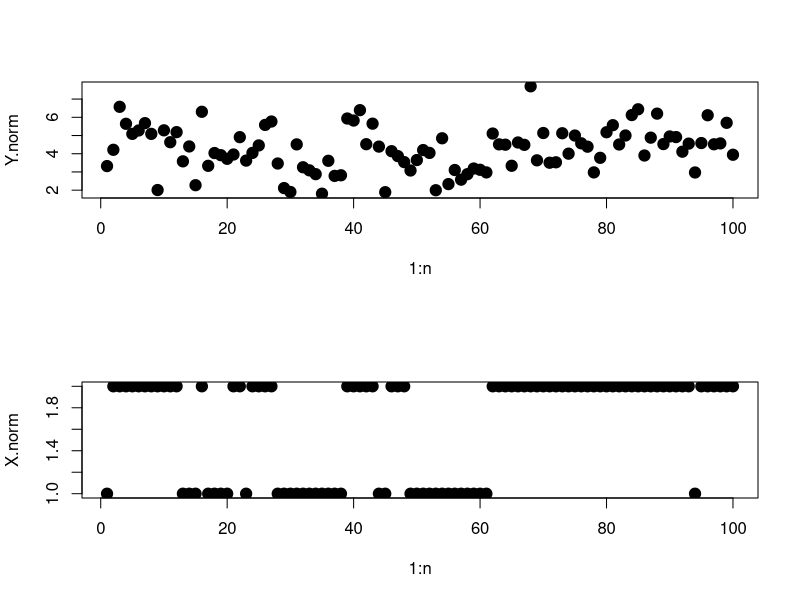
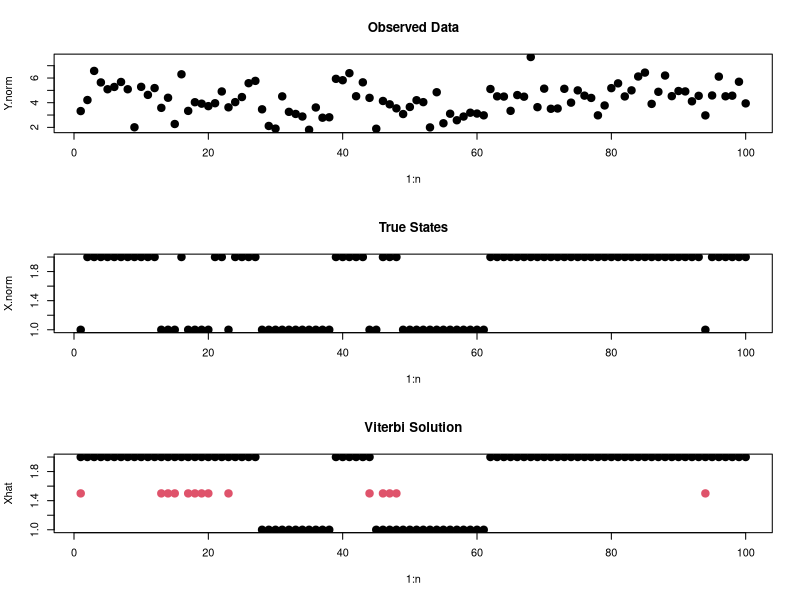
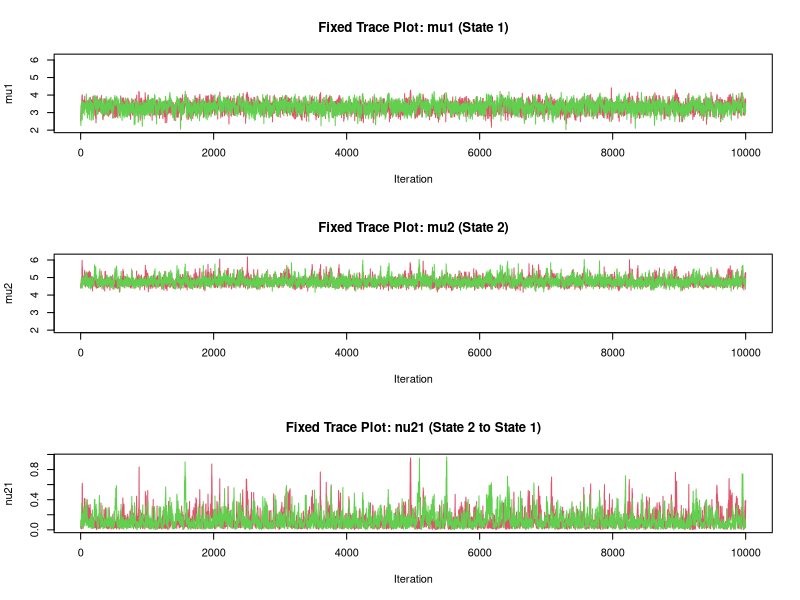
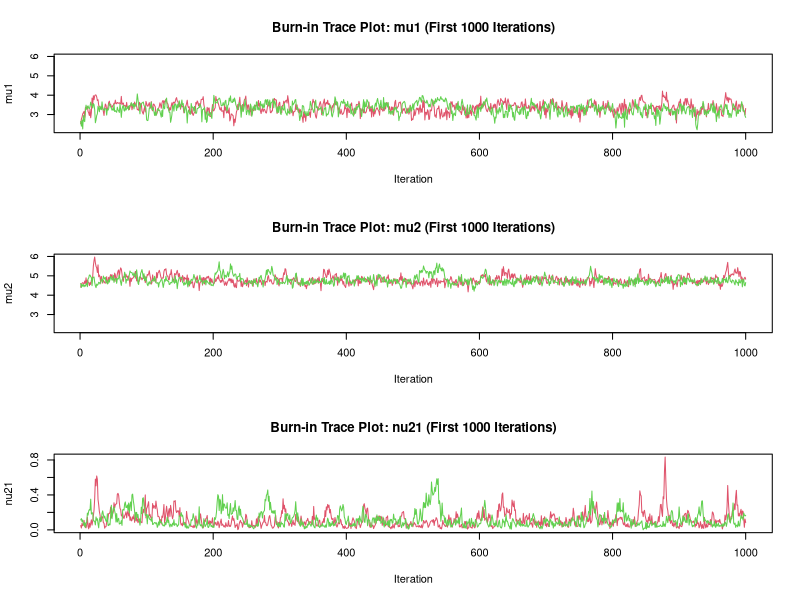
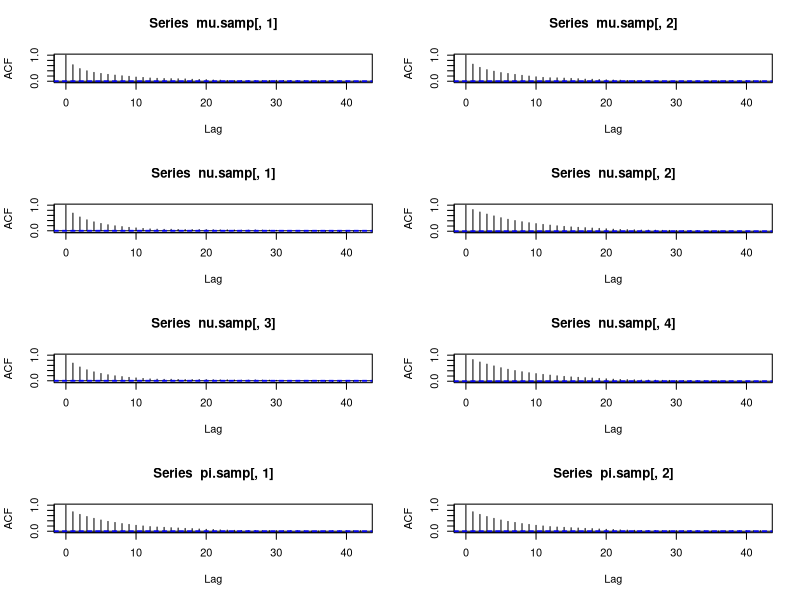
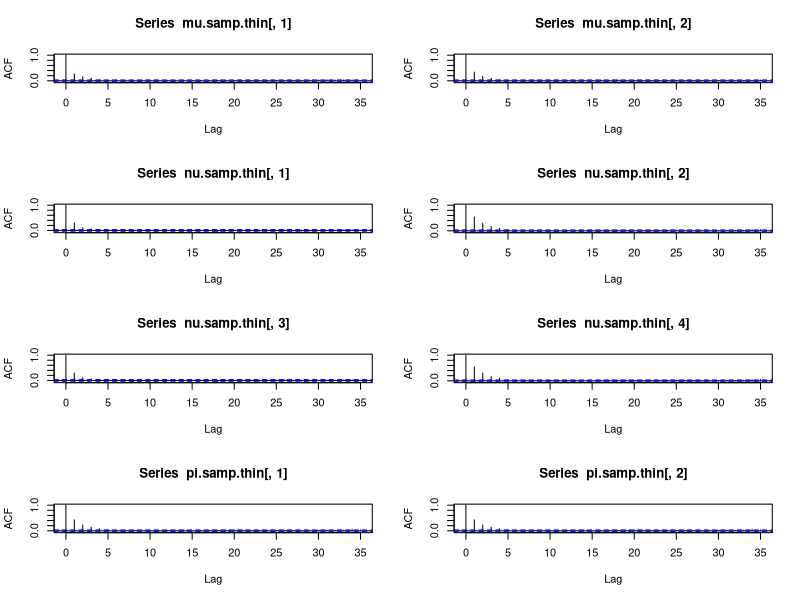
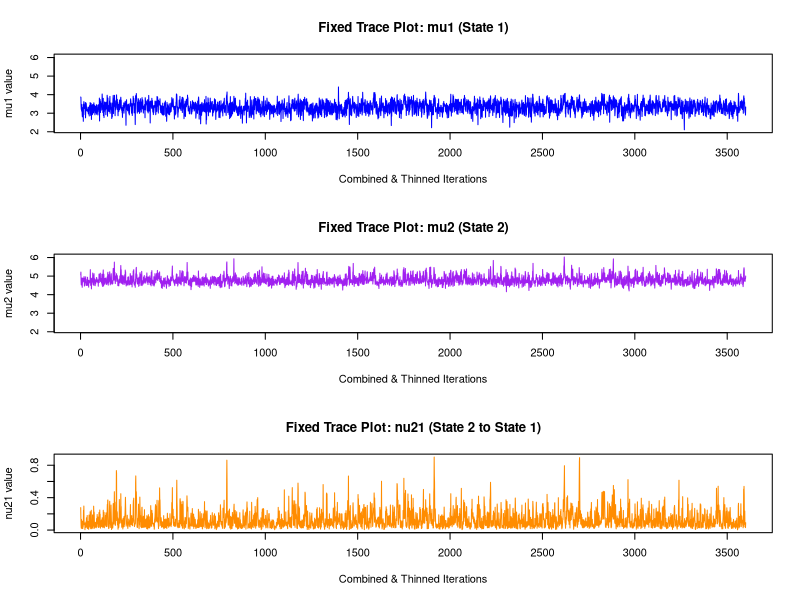
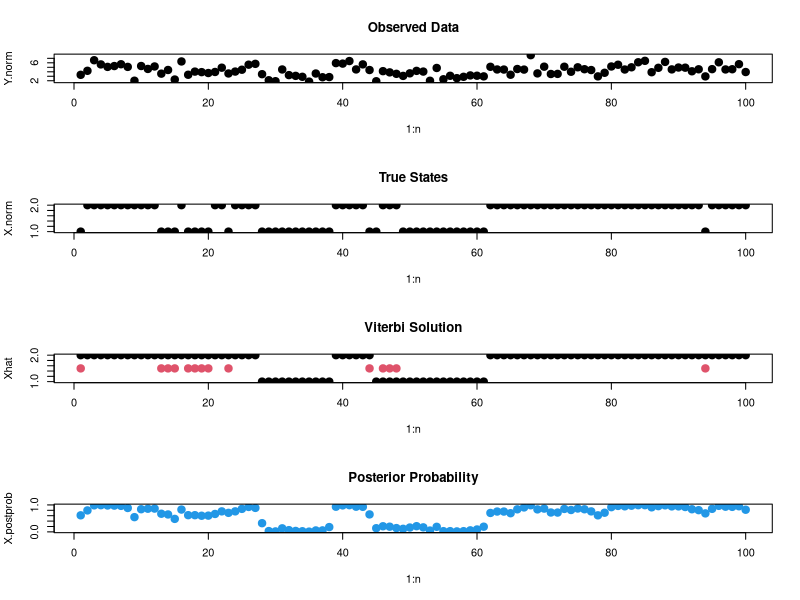

The R script that drew these images, in order:
## ---- chunk 1
knitr::opts_chunk$set(
    echo = FALSE,
    fig.align = "center",
    out.width = "75%",
    fig.pos = "H"
)
## ---- chunk 2
#################################################
#### READING IN DATA GENERATED FROM HMM WITH ####
#### NORMAL NOISE: mu=(3,5),nu[1,1] = 0.9    ####
#################################################

data <- read.table("data/hmm.norm.txt", header = F)
Y.norm <- data[, 1]
X.norm <- data[, 2]

truemu <- c(3, 5)
truenu <- rbind(c(0.9, 0.1), c(0.1, 0.9))
truepi <- c(0.5, 0.5)

n <- 100
m <- 2

par(mfrow = c(2, 1))
plot(1:n, Y.norm, pch = 19, cex = 1.5)
plot(1:n, X.norm, pch = 19, cex = 1.5)
## ---- chunk 3
#################################################
####### VITERBI ALGORITHM FOR NORMAL DATA #######
#################################################

norm.density <- function(obs, state, mu) {
    if (state == 1) {
        out <- dnorm(obs, mean = mu[1], sd = 1)
    }
    if (state == 2) {
        out <- dnorm(obs, mean = mu[2], sd = 1)
    }
    out
}

delta <- matrix(NA, nrow = n, ncol = m)
## Initialization:
for (i in 1:m) {
    delta[1, i] <- truepi[i] * norm.density(Y.norm[1], i, truemu)
}
## Recursion:
for (t in 2:n) {
    for (i in 1:m) {
        temp <- rep(NA, m)
        for (j in 1:m) {
            temp[j] <- delta[t - 1, j] * truenu[j, i] * norm.density(Y.norm[t], i, truemu)
        }
        delta[t, i] <- max(temp)
    }
}
## Tracing Back:
Xhat <- rep(NA, n)
Xhat[n] <- which(delta[n, ] == max(delta[n, ]))
for (t in (n - 1):1) {
    temp <- rep(NA, m)
    for (j in 1:m) {
        temp[j] <- delta[t, j] * truenu[j, Xhat[t + 1]]
    }
    Xhat[t] <- which(temp == max(temp))
}

### checking our inferred states
par(mfrow = c(3, 1))
plot(1:n, Y.norm, pch = 19, main = "Observed Data", cex = 1.5)
plot(1:n, X.norm, pch = 19, main = "True States", cex = 1.5)
plot(1:n, Xhat, pch = 19, main = "Viterbi Solution", cex = 1.5)
for (i in 1:n) {
    if (Xhat[i] != X.norm[i]) {
        points(i, 1.5, col = 2, pch = 19, cex = 1.5)
    }
}
## ---- chunk 4
#################################################
#### FULL POSTERIOR SAMPLING FOR NORMAL DATA ####
#################################################

numsamp <- 10000
X.samp <- matrix(NA, nrow = numsamp, ncol = n)
nu.samp <- matrix(NA, nrow = numsamp, ncol = m * m)
pi.samp <- matrix(NA, nrow = numsamp, ncol = m)
mu.samp <- matrix(NA, nrow = numsamp, ncol = m)

curnu <- rbind(c(0.75, 0.25), c(0.25, 0.75))
curpi <- c(0.5, 0.5)
curmu <- c(2, 4)
curX <- rep(NA, n)

for (iter in 1:numsamp) {
    #### Forward Algorithm ####
    alpha <- matrix(NA, nrow = n, ncol = m)
    for (i in 1:m) {
        alpha[1, i] <- curpi[i] * norm.density(Y.norm[1], i, curmu)
    }
    for (t in 2:n) {
        for (i in 1:m) {
            temp <- rep(NA, m)
            for (j in 1:m) {
                temp[j] <- alpha[t - 1, j] * curnu[j, i] * norm.density(Y.norm[t], i, curmu)
            }
            alpha[t, i] <- sum(temp)
        }
    }
    #### Backwards Sampling ####
    probvec <- alpha[n, ] / sum(alpha[n, ])
    curX[n] <- sample(1:m, size = 1, prob = probvec)
    for (t in (n - 1):1) {
        probvec <- rep(NA, m)
        for (i in 1:m) {
            probvec[i] <- alpha[t, i] * curnu[i, curX[t + 1]]
        }
        probvec <- probvec / sum(probvec)
        curX[t] <- sample(1:m, size = 1, prob = probvec)
    }
    #### Calculating N matrix ####
    Nmat <- matrix(NA, nrow = m, ncol = m)
    for (j in 1:m) {
        for (k in 1:m) {
            Nmat[j, k] <- 0
            for (t in 2:n) {
                if (curX[t - 1] == j && curX[t] == k) {
                    Nmat[j, k] <- Nmat[j, k] + 1
                }
            }
        }
    }
    #### Sampling Nu rows from Dirichlet (via Gammas) ####
    for (j in 1:m) {
        for (k in 1:m) {
            curnu[j, k] <- rgamma(1, shape = (Nmat[j, k] + 1), rate = 1)
        }
        curnu[j, ] <- curnu[j, ] / sum(curnu[j, ])
    }
    #### Calculating N vector ####
    Nvec <- rep(NA, m)
    for (j in 1:m) {
        Nvec[j] <- sum(curX == j)
    }
    #### Sampling pi from Dirichlet (via Gammas) ####
    for (j in 1:m) {
        curpi[j] <- rgamma(1, shape = (Nvec[j] + 1), rate = 1)
    }
    curpi <- curpi / sum(curpi)
    #### Sampling means of emission model
    # for (j in 1:m){
    # 	curmean <- mean(Y.norm[curX==j])
    # 	curvar <- 1/sum(curX==j)
    # 	curmu[j] <- rnorm(1,curmean,sqrt(curvar))
    # }
    ## -- C1: SAMPLE EMISSION MEANS (FIXED) --
    for (j in 1:m) {
        n_obs_in_state <- sum(curX == j)

        if (n_obs_in_state > 0) {
            # Standard update if the state has at least one observation
            curmean <- mean(Y.norm[curX == j])
            curvar <- 1 / n_obs_in_state
            curmu[j] <- rnorm(1, curmean, sqrt(curvar))
        } else {
            # FIX: If the state is completely empty, we have no data to update it.
            # Keep the mean from the previous iteration to prevent NAs.
            curmu[j] <- curmu[j]
        }
    }
    #### Storing parameter values
    X.samp[iter, ] <- curX
    nu.samp[iter, ] <- as.vector(curnu)
    pi.samp[iter, ] <- curpi
    mu.samp[iter, ] <- curmu
    # print(iter)
}

X.samp1 <- X.samp
nu.samp1 <- nu.samp
pi.samp1 <- pi.samp
mu.samp1 <- mu.samp

### re-running with different starting values

curnu <- rbind(c(0.5, 0.5), c(0.5, 0.5))
curpi <- c(0.25, 0.75)
curmu <- c(1, 5)
curX <- rep(NA, n)

for (iter in 1:numsamp) {
    #### Forward Algorithm ####
    alpha <- matrix(NA, nrow = n, ncol = m)
    for (i in 1:m) {
        alpha[1, i] <- curpi[i] * norm.density(Y.norm[1], i, curmu)
    }
    for (t in 2:n) {
        for (i in 1:m) {
            temp <- rep(NA, m)
            for (j in 1:m) {
                temp[j] <- alpha[t - 1, j] * curnu[j, i] * norm.density(Y.norm[t], i, curmu)
            }
            alpha[t, i] <- sum(temp)
        }
    }
    #### Backwards Sampling ####
    probvec <- alpha[n, ] / sum(alpha[n, ])
    curX[n] <- sample(1:m, size = 1, prob = probvec)
    for (t in (n - 1):1) {
        probvec <- rep(NA, m)
        for (i in 1:m) {
            probvec[i] <- alpha[t, i] * curnu[i, curX[t + 1]]
        }
        probvec <- probvec / sum(probvec)
        curX[t] <- sample(1:m, size = 1, prob = probvec)
    }
    #### Calculating N matrix ####
    Nmat <- matrix(NA, nrow = m, ncol = m)
    for (j in 1:m) {
        for (k in 1:m) {
            Nmat[j, k] <- 0
            for (t in 2:n) {
                if (curX[t - 1] == j && curX[t] == k) {
                    Nmat[j, k] <- Nmat[j, k] + 1
                }
            }
        }
    }
    #### Sampling Nu rows from Dirichlet (via Gammas) ####
    for (j in 1:m) {
        for (k in 1:m) {
            curnu[j, k] <- rgamma(1, shape = (Nmat[j, k] + 1), rate = 1)
        }
        curnu[j, ] <- curnu[j, ] / sum(curnu[j, ])
    }
    #### Calculating N vector ####
    Nvec <- rep(NA, m)
    for (j in 1:m) {
        Nvec[j] <- sum(curX == j)
    }
    #### Sampling pi from Dirichlet (via Gammas) ####
    for (j in 1:m) {
        curpi[j] <- rgamma(1, shape = (Nvec[j] + 1), rate = 1)
    }
    curpi <- curpi / sum(curpi)
    #### Sampling means of emission model
    # for (j in 1:m){
    #    curmean <- mean(Y.norm[curX==j])
    #    curvar <- 1/sum(curX==j)
    #    curmu[j] <- rnorm(1,curmean,sqrt(curvar))
    # }

    ## -- C1: SAMPLE EMISSION MEANS (FIXED) --
    for (j in 1:m) {
        n_obs_in_state <- sum(curX == j)

        if (n_obs_in_state > 0) {
            # Standard update if the state has at least one observation
            curmean <- mean(Y.norm[curX == j])
            curvar <- 1 / n_obs_in_state
            curmu[j] <- rnorm(1, curmean, sqrt(curvar))
        } else {
            # FIX: If the state is completely empty, we have no data to update it.
            # Keep the mean from the previous iteration to prevent NAs.
            curmu[j] <- curmu[j]
        }
    }
    #### Storing parameter values
    X.samp[iter, ] <- curX
    nu.samp[iter, ] <- as.vector(curnu)
    pi.samp[iter, ] <- curpi
    mu.samp[iter, ] <- curmu
    # print(iter)
}

X.samp2 <- X.samp
nu.samp2 <- nu.samp
pi.samp2 <- pi.samp
mu.samp2 <- mu.samp
## ---- chunk 5
### 1. DEFINE A REUSABLE FUNCTION TO FIX LABEL SWITCHING ###
fix_label_switching <- function(mu_mat, nu_mat, pi_mat, X_mat) {
    n_iter <- nrow(mu_mat)
    for (i in 1:n_iter) {
        if (mu_mat[i, 1] > mu_mat[i, 2]) {
            # Swap mu
            temp_mu <- mu_mat[i, 1]
            mu_mat[i, 1] <- mu_mat[i, 2]
            mu_mat[i, 2] <- temp_mu

            # Swap pi
            temp_pi <- pi_mat[i, 1]
            pi_mat[i, 1] <- pi_mat[i, 2]
            pi_mat[i, 2] <- temp_pi

            # Swap nu
            temp_nu11 <- nu_mat[i, 1]
            temp_nu21 <- nu_mat[i, 2]
            temp_nu12 <- nu_mat[i, 3]
            temp_nu22 <- nu_mat[i, 4]

            nu_mat[i, 1] <- temp_nu22 # New nu11
            nu_mat[i, 4] <- temp_nu11 # New nu22
            nu_mat[i, 2] <- temp_nu12 # New nu21
            nu_mat[i, 3] <- temp_nu21 # New nu12

            # Swap X
            current_X <- X_mat[i, ]
            X_mat[i, current_X == 1] <- 2
            X_mat[i, current_X == 2] <- 1
        }
    }
    # Return the corrected matrices as a list
    return(list(mu = mu_mat, nu = nu_mat, pi = pi_mat, X = X_mat))
}

### 2. APPLY THE FIX TO EACH CHAIN INDIVIDUALLY ###
fixed_chain1 <- fix_label_switching(mu.samp1, nu.samp1, pi.samp1, X.samp1)
fixed_chain2 <- fix_label_switching(mu.samp2, nu.samp2, pi.samp2, X.samp2)

# Extract the fixed matrices
mu.fixed1 <- fixed_chain1$mu
nu.fixed1 <- fixed_chain1$nu
mu.fixed2 <- fixed_chain2$mu
nu.fixed2 <- fixed_chain2$nu
## ---- chunk 6
### 3. PLOT THE OVERLAPPING CHAINS ###
par(mfrow = c(3, 1))

# Shared y-axis limits across mu1 and mu2 panels
ymin_mu <- min(mu.fixed1[, 1], mu.fixed2[, 1], mu.fixed1[, 2], mu.fixed2[, 2])
ymax_mu <- max(mu.fixed1[, 1], mu.fixed2[, 1], mu.fixed1[, 2], mu.fixed2[, 2])

# Plot mu1 (State 1) - Red and Green overlapping
plot(1:numsamp, mu.fixed1[, 1],
    type = "l", col = 2, ylim = c(ymin_mu, ymax_mu),
    main = "Fixed Trace Plot: mu1 (State 1)", ylab = "mu1", xlab = "Iteration"
)
lines(1:numsamp, mu.fixed2[, 1], col = 3)

# Plot mu2 (State 2) - Red and Green overlapping
plot(1:numsamp, mu.fixed1[, 2],
    type = "l", col = 2, ylim = c(ymin_mu, ymax_mu),
    main = "Fixed Trace Plot: mu2 (State 2)", ylab = "mu2", xlab = "Iteration"
)
lines(1:numsamp, mu.fixed2[, 2], col = 3)

# Plot nu21 (State 2 to State 1 transition) - Red and Green overlapping
ymin <- min(nu.fixed1[, 2], nu.fixed2[, 2])
ymax <- max(nu.fixed1[, 2], nu.fixed2[, 2])
plot(1:numsamp, nu.fixed1[, 2],
    type = "l", col = 2, ylim = c(ymin, ymax),
    main = "Fixed Trace Plot: nu21 (State 2 to State 1)", ylab = "nu21", xlab = "Iteration"
)
lines(1:numsamp, nu.fixed2[, 2], col = 3)
## ---- chunk 7
# Checking convergence during the burn-in period using FIXED chains
par(mfrow = c(3, 1))

# Calculate global y-limits for the means so the plots are aligned
ymin_mu <- min(mu.fixed1[1:1000, 1:2], mu.fixed2[1:1000, 1:2])
ymax_mu <- max(mu.fixed1[1:1000, 1:2], mu.fixed2[1:1000, 1:2])

# Plot mu1 (State 1) - First 1000 iterations
plot(1:1000, mu.fixed1[1:1000, 1],
    type = "l", col = 2, ylim = c(ymin_mu, ymax_mu),
    main = "Burn-in Trace Plot: mu1 (First 1000 Iterations)", ylab = "mu1", xlab = "Iteration"
)
lines(1:1000, mu.fixed2[1:1000, 1], col = 3)

# Plot mu2 (State 2) - First 1000 iterations
plot(1:1000, mu.fixed1[1:1000, 2],
    type = "l", col = 2, ylim = c(ymin_mu, ymax_mu),
    main = "Burn-in Trace Plot: mu2 (First 1000 Iterations)", ylab = "mu2", xlab = "Iteration"
)
lines(1:1000, mu.fixed2[1:1000, 2], col = 3)

# Plot nu21 - First 1000 iterations
ymin_nu <- min(nu.fixed1[1:1000, 2], nu.fixed2[1:1000, 2])
ymax_nu <- max(nu.fixed1[1:1000, 2], nu.fixed2[1:1000, 2])
plot(1:1000, nu.fixed1[1:1000, 2],
    type = "l", col = 2, ylim = c(ymin_nu, ymax_nu),
    main = "Burn-in Trace Plot: nu21 (First 1000 Iterations)", ylab = "nu21", xlab = "Iteration"
)
lines(1:1000, nu.fixed2[1:1000, 2], col = 3)
## ---- chunk 8
postburn <- 1001:numsamp
X.samp <- rbind(fixed_chain1$X[postburn, ], fixed_chain2$X[postburn, ])
mu.samp <- rbind(fixed_chain1$mu[postburn, ], fixed_chain2$mu[postburn, ])
nu.samp <- rbind(fixed_chain1$nu[postburn, ], fixed_chain2$nu[postburn, ])
pi.samp <- rbind(fixed_chain1$pi[postburn, ], fixed_chain2$pi[postburn, ])

### checking acf
par(mfrow = c(4, 2))
acf(mu.samp[, 1])
acf(mu.samp[, 2])
acf(nu.samp[, 1])
acf(nu.samp[, 2])
acf(nu.samp[, 3])
acf(nu.samp[, 4])
acf(pi.samp[, 1])
acf(pi.samp[, 2])
## ---- chunk 9
### thinning
temp <- 5 * (c(1:(length(mu.samp[, 1]) / 5)))

X.samp.thin <- X.samp[temp, ]
mu.samp.thin <- mu.samp[temp, ]
nu.samp.thin <- nu.samp[temp, ]
pi.samp.thin <- pi.samp[temp, ]

### checking acf
par(mfrow = c(4, 2))
acf(mu.samp.thin[, 1])
acf(mu.samp.thin[, 2])
acf(nu.samp.thin[, 1])
acf(nu.samp.thin[, 2])
acf(nu.samp.thin[, 3])
acf(nu.samp.thin[, 4])
acf(pi.samp.thin[, 1])
acf(pi.samp.thin[, 2])

X.final <- X.samp.thin
mu.final <- mu.samp.thin
nu.final <- nu.samp.thin
pi.final <- pi.samp.thin
## ---- chunk 10
# Checking trace plots AFTER fixing label switching (with consistent Y-axes)
par(mfrow = c(3, 1))

# 1. Find the global minimum and maximum across both mu1 and mu2
ymin <- min(mu.final[, 1], mu.final[, 2])
ymax <- max(mu.final[, 1], mu.final[, 2])

# 2. Plot State 1 Mean (with forced ylim)
plot(mu.final[, 1],
    type = "l", col = "blue",
    ylim = c(ymin, ymax),
    main = "Fixed Trace Plot: mu1 (State 1)",
    ylab = "mu1 value", xlab = "Combined & Thinned Iterations"
)

# 3. Plot State 2 Mean (with forced ylim)
plot(mu.final[, 2],
    type = "l", col = "purple",
    ylim = c(ymin, ymax),
    main = "Fixed Trace Plot: mu2 (State 2)",
    ylab = "mu2 value", xlab = "Combined & Thinned Iterations"
)

# 4. Plot Transition Probability (nu_21) - Left as is
plot(nu.final[, 2],
    type = "l", col = "darkorange",
    main = "Fixed Trace Plot: nu21 (State 2 to State 1)",
    ylab = "nu21 value", xlab = "Combined & Thinned Iterations"
)
## ---- chunk 11
### calculating posterior probabilities of hidden states
X.postprob <- rep(NA, n)
for (j in 1:n) {
    X.postprob[j] <- sum(X.final[, j] == 2) / length(X.final[, 1])
}

### checking our inferred states
par(mfrow = c(4, 1))
plot(1:n, Y.norm, pch = 19, main = "Observed Data", cex = 1.5)
plot(1:n, X.norm, pch = 19, main = "True States", cex = 1.5)
plot(1:n, Xhat, pch = 19, main = "Viterbi Solution", cex = 1.5)
for (i in 1:n) {
    if (Xhat[i] != X.norm[i]) {
        points(i, 1.5, col = 2, pch = 19, cex = 1.5)
    }
}
plot(1:n, X.postprob, col = 4, pch = 19, main = "Posterior Probability", cex = 1.5)
